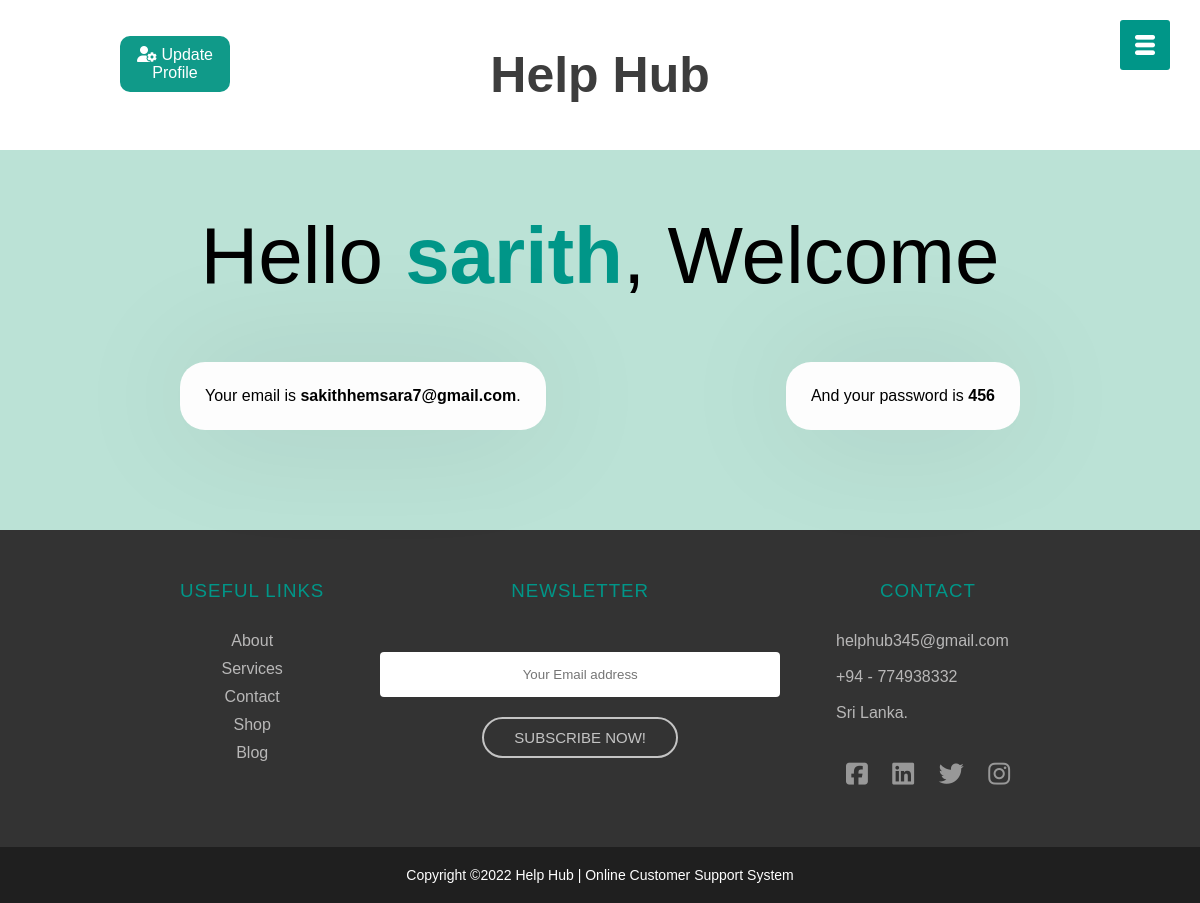
Screenshot of /profile.php (signed in) with the database file from the repository.
### tables this page shows
CREATE TABLE `users` (
  `Id` int(11) NOT NULL,
  `Fname` varchar(200) DEFAULT NULL,
  `Lname` varchar(200) DEFAULT NULL,
  `Email` varchar(200) DEFAULT NULL,
  `Tel_no` int(15) DEFAULT NULL,
  `Username` varchar(200) DEFAULT NULL,
  `Password` varchar(200) DEFAULT NULL
);

### profile.php (the view, shortened to what this page needs)
<?php
include_once"header2.php";
?>
<?php
include("php/config.php");
?>
<!DOCTYPE html>
<html lang="en">
<head>
    <link rel="stylesheet" href="styles\login.css ">
</head>
<body>
    <div class="nav">
        <div class="logo">
            <p><a href="index.php">Help Hub</a></p>
        </div>
        <?php
          $id = $_SESSION['id'];
          $query = mysqli_query($con,"SELECT*FROM users WHERE id = $id");
          while ($result = mysqli_fetch_assoc($query)) {
            $res_Uname = $result['Username'];
            $res_Email = $result['Email'];
            $res_Password = $result['Password'];
          }
        ?>
    </div>
    <div class="box_top">
        <p>Hello <b><?php echo $res_Uname ?></b>, Welcome</p>
    </div>
    <main>
        <div class="main-box top">
            <div class="top">
                <div class="box">
                    <p>Your email is <b><?php echo $res_Email ?></b>.</p>
                </div>
                <div class="box">
                    <p>And your password is <b><?php echo $res_Password ?></b></p>
                </div>
            </div>
        </div>
    </main>
</body>
</html>
<?php
include_once"footer.php";
?>

### styles/style.css (style rules this page uses)
* { margin: 0; padding: 0; }
* { margin: 0; padding: 0; font-family: 'Poppings',sans-serif; box-sizing: border-box; }

### styles/login.css (style rules this page uses)
* { padding: 0; margin: 0; box-sizing: border-box; font-family: 'popins', sans-serif; }
body { background-color: rgb(187, 226, 214); }
.box { background: #fdfdfd; display: flex; flex-direction: column; padding: 25px 25px; border-radius: 25px; box-shadow: 0 0 128px 0 rgba(0, 0, 0, 0.1), 0 32px 64px -48px rgba(0, 0, 0, 0.5); }
.nav { background: #fff; line-height: 150px; text-align: center; z-index: 100; }
.logo { font-size: 50px; font-weight: 900; }
.logo a { text-decoration: none; color: #3d3d3d; }
main { display: flex; align-items: center; justify-content: center; margin-top: 60px; margin-bottom: 100px; }
.main-box { display: flex; flex-direction: column; width: 70%; }
.main-box .top { display: flex; flex-direction: row; justify-content: space-between; }
.box_top { display: flex; align-items: center; justify-content: center; margin-top: 60px; font-size: 80px; }
.box_top b { color: #009688; }

### rows the page displays
users: Username "sarith", Email "sakithhemsara7@gmail.com", Password "456"
